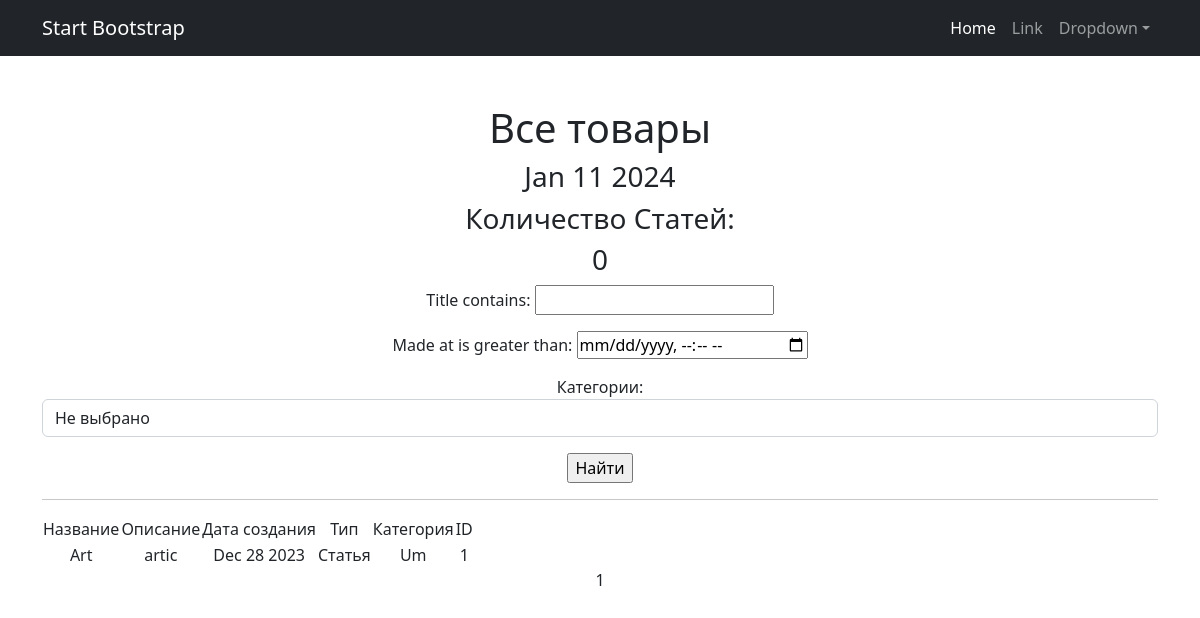
The app's page /articles/ with its own data.
### commonapp/models.py (models this page shows, shortened)
class Article(models.Model):
    title = models.CharField(
        max_length=50,
        unique=True, # названия товаров не должны повторяться
    )
    text = models.TextField()
    type = 'Статья'
    made_at = models.DateTimeField(
        auto_now=True,)
    category = models.ForeignKey(
        to='Category',
        on_delete=models.CASCADE,
        related_name='Articles', # все продукты в категории будут доступны через поле products
    )

class Category(models.Model):
    name = models.CharField(max_length=100, unique=True)
    def __str__(self):
        return self.name.title()

### commonapp/views.py (the view)
class ArticlesList(ListView):
    model = Article
    ordering = '-id'
    template_name = 'articles.html'
    context_object_name = 'articles'
    paginate_by = 10
    def get_queryset(self):
        queryset = super().get_queryset()
        self.filterset = ProductFilter(self.request.GET, queryset)
        return self.filterset.qs
    def get_context_data(self, **kwargs):
        context = super().get_context_data(**kwargs)
        context['time_now'] = datetime.datetime.now()
        context['filterset'] = self.filterset
        return context

### commonapp/templatetags/custom_filters.py (called while the page is built)
@register.filter()
def censor(value:str):
    value = value.lower()
    if type(value) != str:
       raise AttributeError # введён неверный тип аргумента
    for N in N_words:
      if N in value:
         value = value.replace(N, N[0] + '*'*len(N[1:]))
    return value

### templates/articles.html (shortened to what this page needs)
{% extends 'flatpages/default.html' %}
{% load custom_tags %}
{% load custom_filters %}
{% block content %}
   <h1>Все товары</h1>
   <h3>{{ time_now|date:'M d Y' }}</h3>
   <h3>Количество Статей:</h3><h3> {{ news|length }} </h3>
    <form action="" method="get">
    {{ filterset.form.as_p }}
    <input type="submit" value="Найти" />
    </form>
   <hr>
   {% if articles %}
       <table>
           <tr>
               <td>Название</td>
               <td>Описание</td>
               <td>Дата создания</td>
               <td>Тип</td>
               <td>Категория</td>
               <td>ID</td>
           </tr>
           {% for i in articles %}
           <tr>
               <td>{{ i.title}}</td>
               <td>{{ i.text|truncatechars:20|censor }}</td>
               <td>{{ i.made_at|date:'M d Y'}}</td>
               <td>{{ i.type }}</td>
               <td>{{ i.category.name }}</td>
               <td>{{ i.id }}</td>
               <td>
               </td>
           </tr>
           {% endfor %}
       </table>
   {% else %}
       <h2>Новостей нет!</h2>
   {% endif %}
   {{ page_obj.number }}
{% endblock content %}

### templates/flatpages/default.html (shortened to what this page needs)
<!DOCTYPE html>
<html lang="en">
    <head>
        {% load static %}
        <link href="{% static 'css/styles.css' %}" rel="stylesheet" />
    </head>
    <body>
        <nav class="navbar navbar-expand-lg navbar-dark bg-dark">
            <div class="container">
                <a class="navbar-brand" href="#">Start Bootstrap</a>
                <div class="collapse navbar-collapse" id="navbarSupportedContent">
                    <ul class="navbar-nav ms-auto mb-2 mb-lg-0">
                        <li class="nav-item"><a class="nav-link active" aria-current="page" href="#">Home</a></li>
                        <li class="nav-item"><a class="nav-link" href="#">Link</a></li>
                        <li class="nav-item dropdown">
                            <a class="nav-link dropdown-toggle" id="navbarDropdown" href="#" role="button" data-bs-toggle="dropdown" aria-expanded="false">Dropdown</a>
                        </li>
                    </ul>
                </div>
            </div>
        </nav>
        <div class="container">
            <div class="text-center mt-5">
                <p>{% block content %} {% endblock content %}</p>
            </div>
        </div>
    </body>
</html>

### records on screen
Article: title "Art", text|censor "artic", made_at "Dec 28 2023", type "Статья", category.name "Um", id "1"

### other values on screen
{{ time_now|date:'M d Y' }} "Jan 11 2024"
{{ news|length }} "0"
{{ page_obj.number }} "1"
